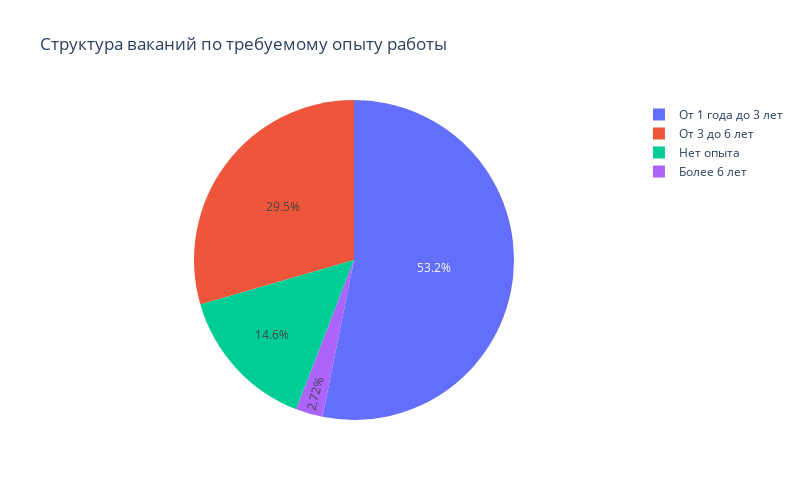

Source (notebook cell):
### Code cell
# результат запроса
df = pd.read_sql_query(query_4_5, connection)
fig = px.pie(
    df, 
    values='count', 
    names='experience', 
    width =800,
    height=500,
    title='Структура ваканий по требуемому опыту работы')
fig.show()
fig.write_html("images/experience.html")

### Figure 1 — Plotly figure (JSON) as saved in the notebook; plotly's stock layout.template omitted (floating-point values rounded to 4 significant figures)
{"data": [{"domain": {"x": [0, 1], "y": [0, 1]}, "hovertemplate": "experience=%{label}<br>count=%{value}<extra></extra>", "labels": ["Более 6 лет", "Нет опыта", "От 3 до 6 лет", "От 1 года до 3 лет"], "legendgroup": "", "name": "", "showlegend": true, "type": "pie", "values": [1337, 7197, 14511, 26152]}], "layout": {"height": 500, "legend": {"tracegroupgap": 0}, "title": {"text": "Структура ваканий по требуемому опыту работы"}, "width": 800}}
